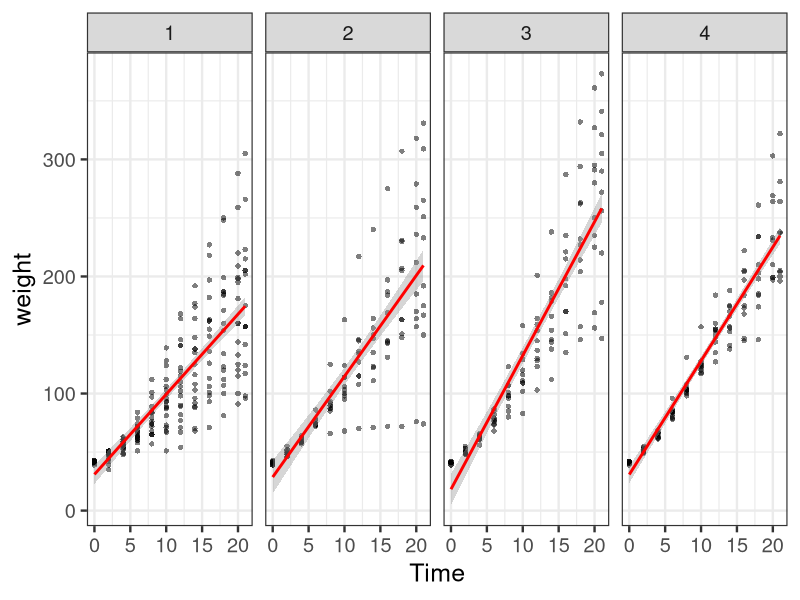
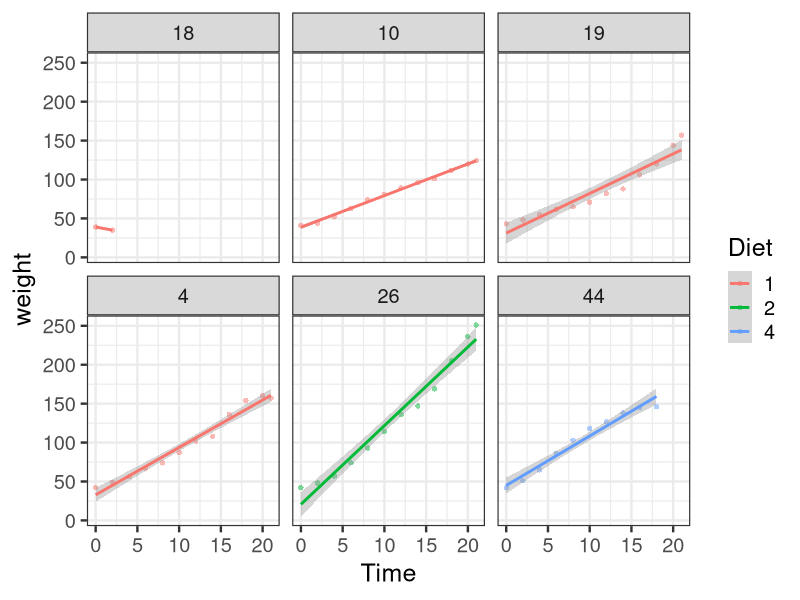

Write R code to recreate these figures, in order.
## ---- chunk 1
data = ChickWeight
## ---- chunk 2
library(ggplot2)

# change background to white, increase font size
theme_set(theme_bw(base_size = 18)) 

# set up basic scatter plot, overlaid with linreg
pl = ggplot(data, aes(x=Time, y=weight)) +
  geom_point(shape=16, 
             color = 'black',
             alpha = 0.5) +
  geom_smooth(method=lm, color = 'red')
## ---- chunk 3
pl + facet_grid(~Diet)
## ---- chunk 4
# create a function that will subset the data
subsetData = function(data, sub_col, subset_num){
  # data: dataset
  # sub_col = column with subj ids
  # sample_num = num unique subj for subset
  
  # list of unique subjects
  unique_subs = unique(data[,sub_col])
  
  # take a subset of subjects' data
  subs_subset = sample(unique_subs, subset_num)
  
  # subset the data based on the subset
  data_subset = data[data[,sub_col] %in% subs_subset,]
  
  return(data_subset)
}

# number to subset
subset_num = 6

data_subset = subsetData(data, 'Chick', subset_num)
summary(data_subset)
## ---- chunk 5
pl = ggplot(data_subset, aes(x=Time, y=weight, color=Diet)) +
  geom_point(shape=16, 
             alpha = 0.5) +
  geom_smooth(method=lm)

pl + facet_wrap(~Chick, ncol=3)
